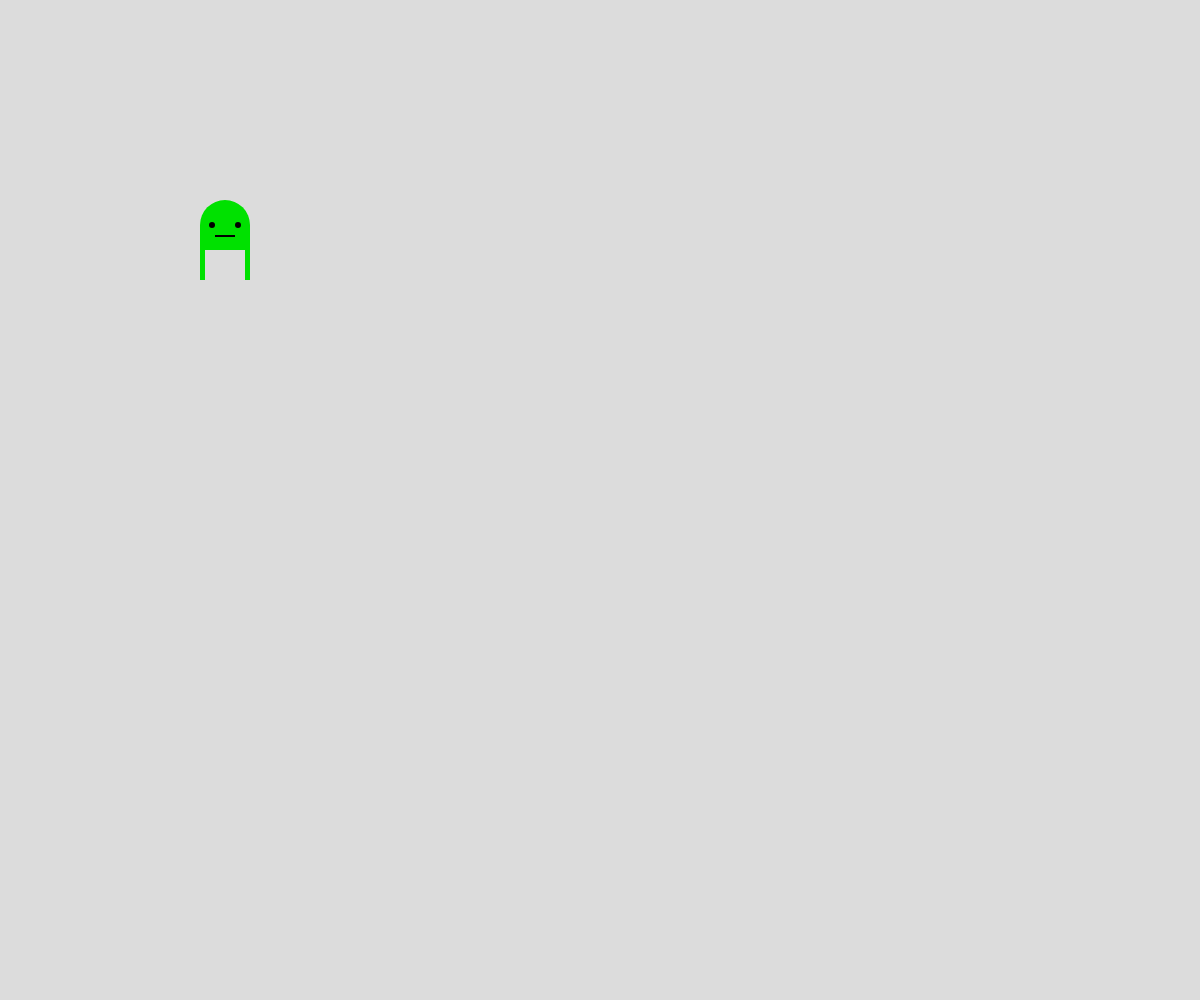
Frame 1 (no input)
Frame 60 (no input): identical to frame 1, image omitted
Frame 120 (the mouse pressed at the canvas centre since frame 60): identical to frame 1, image omitted

The p5.js sketch that drew this single still picture (run headless with seeded random() and noise() and a simulated clock; from frame 60 on, the mouse is pressed at the canvas centre):

// p5.js sketch
// ── sketch.js
// Drawing with Shape Challenge
// Gary Wang
// Feb. 10th, 2025

//Global Variable Declarations
let boxX = 200, boxY = 100;

function setup() {
  createCanvas(windowWidth, windowHeight);
  
}

function draw() {
  background(220);
  drawCharacter();
  //drawBox();
}

function drawCharacter(){
  noStroke();
  fill(0,225,0);
  rect(200, 200, 50, 50 ,30, 30, 0, 0);
  rect(200, 250,5,30);
  rect(245, 250,5,30);
  fill(0);
  circle(212, 225,6);
  circle(238, 225,6);
  rect(215, 235, 20,2);
}

function drawBox(){
  //draw a box on the screen
  noStroke();
  fill(225,155,55);
  rect(boxX, boxY, 50, 30, 5, 5, 0, 0);
  rect(boxX, boxY - 50, 30);
}

function keyPressed(){
  if(key === "a"){
    boxX = 0;
  }
  if(key === "b"){
    boxY = 400;
  }
  if(keyCode===ESCAPE){
    boxX = width * 0.85; //85%
    boxY = height * 0.6; //60%
  }
}
